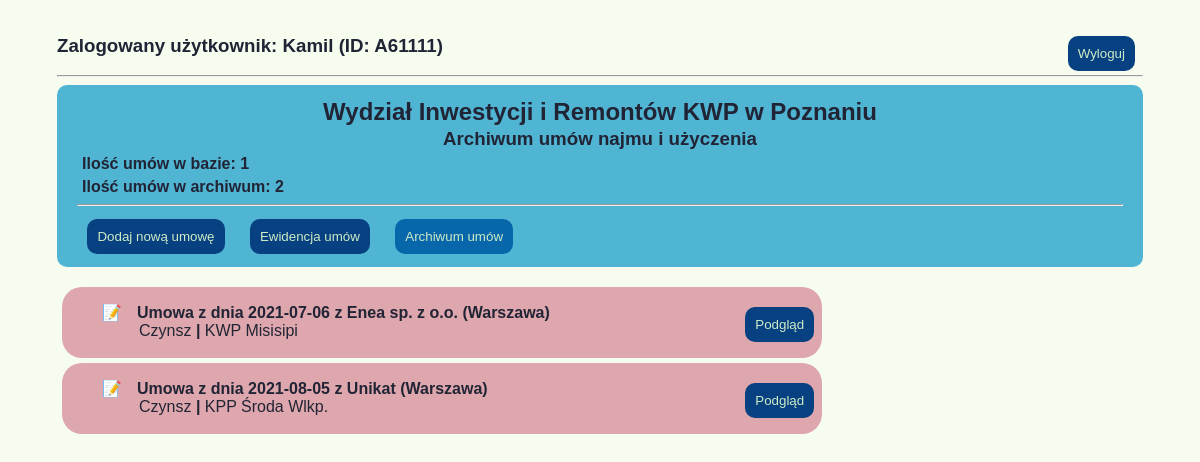
/umowy/archiwum/ (signed in), run on an earlier commit of the app's database.
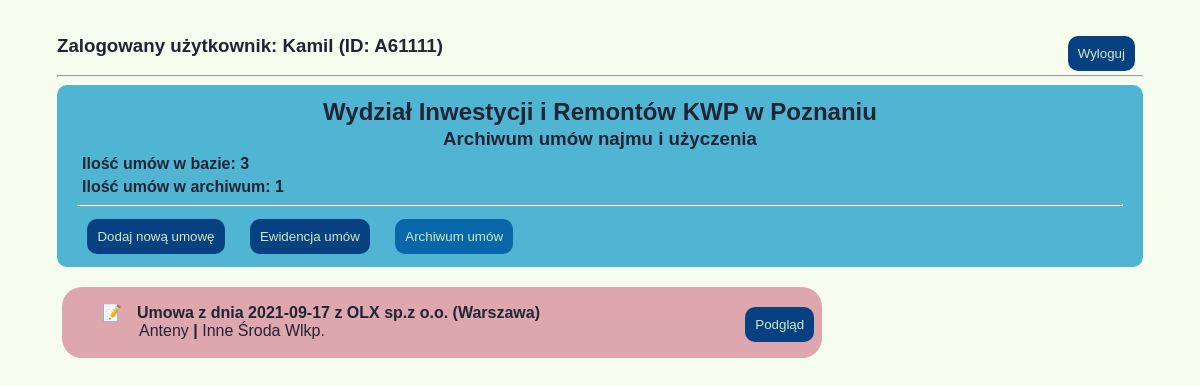
And on a later commit of the database.
### umowyapp/models.py (models this page shows)
class Umowy(models.Model):
    data_umowy = models.DateField(null=False)
    nr_umowy = models.CharField(max_length=20, null=True, default="BRAK")
    nazwa_uzyczajacego = models.CharField(max_length=30, null=True)
    adres_uzyczajacego = models.CharField(max_length=30, null=True)
    kod_pocztowy_uzyczajacego = models.CharField(max_length=6, null=True)
    miasto_uzyczajacego = models.CharField(max_length=20, null=True)
    okres_obowiazywania = models.DateField(blank=True, default="")
    typ_umowy = models.ForeignKey(Rodzaj_umowy, on_delete=models.CASCADE, null=False)
    pow_uzyczona = models.FloatField(max_length=4, null=True, blank=True)
    rodzaj_kosztow_prad = models.BooleanField()
    informacje_prad = models.TextField(null=True, default="---Niezbędne informacje---")
    rodzaj_kosztow_gaz = models.BooleanField()
    informacje_gaz = models.TextField(null=True, default="---Niezbędne informacje---")
    rodzaj_kosztow_woda = models.BooleanField()
    informacje_woda = models.TextField(null=True, default="---Niezbędne informacje---")
    rodzaj_kosztow_co = models.BooleanField()
    informacje_co = models.TextField(null=True, default="---Niezbędne informacje---")
    powiaty_jedn = models.ForeignKey(Powiaty_Wlkp, on_delete=models.CASCADE)
    rodzaj_jedn = models.ForeignKey(Rodzaje_jednostek, on_delete=models.CASCADE, null=True)
    adres_jedn = models.CharField(max_length=30, null=True)
    miasto_jedn = models.CharField(max_length=20, null=True)
    kod_pocztowy_jedn = models.CharField(max_length=6, null=True)
    skan_umowy = models.FileField(upload_to='umowy_pdf', null=True, blank=True)
    stan_umowy = models.ForeignKey(Stan_umow, on_delete=models.CASCADE, null=True)
    deleted = models.BooleanField(null=False, default=0)
    def __str__(self):
        return self.umowa_z_data()
    def umowa_z_data(self):
        return "Umowa z dnia {} z {} ({})".format(self.data_umowy, self.nazwa_uzyczajacego, self.miasto_uzyczajacego)

class Rodzaj_umowy(models.Model):
    rodz_um = models.CharField(max_length=6, null=True)
    def __str__(self):
        return self.rodzaj_um()
    def rodzaj_um(self):
        return "{}".format(self.rodz_um)

class Rodzaje_jednostek(models.Model):
    rodzaj = models.CharField(max_length=4, null=False)
    def __str__(self):
        return self.rodzaj_jedn()
    def rodzaj_jedn(self):
        return "{}".format(self.rodzaj)

### umowyapp/views.py (the view)
# urls.py: path('archiwum/', archiwalne_umowy, name="archiwalne_umowy"),
@login_required
def archiwalne_umowy(request):
    archiwalne = Umowy.objects.filter(deleted=1)
    wszystkie = Umowy.objects.filter(deleted=0)
    return render(request, 'archiwum.html', {'archiwalne': archiwalne, 'wszystkie': wszystkie})

### templates/archiwum.html (shortened to what this page needs)
{%extends 'start.html'%}
{%block strona%}
{% if user.is_authenticated%}
<div  class="element_login">
    <div class="user_name">
        <h3>Zalogowany użytkownik: {{user.first_name}} (ID: {{ user.username}})</h3>
    </div>
    <div class="button-logout">
        <a href="{%url 'logout'%}"><button class="button-general">Wyloguj</button></a>
    </div>
</div>
    {%else%}
        <a href="{%url 'login'%}">Login</a>
    {%endif%}
<hr>
<div class="ewidencja-title">
    <h2 class="title">Wydział Inwestycji i Remontów KWP w Poznaniu</h2>
    <h3 class="title">Archiwum umów najmu i użyczenia</h3>
    <h4 class="info-umowy">Ilość umów w bazie: {{wszystkie|length}}</h4>
    <h4 class="info-umowy">Ilość umów w archiwum: {{archiwalne|length}}</h4>
<hr>
    <nav>
        <a href="{% url 'nowe_umowy'%}"><button class="button-general button-menu">Dodaj nową umowę</button></a>
        <a href="{% url 'wszystkie_umowy'%}"><button class="button-general button-menu">Ewidencja umów</button></a>
        <a href="{% url 'archiwalne_umowy'%}"><button class="button-general button-menu active">Archiwum umów</button></a>
    </nav>
</div>
{%for umowa in archiwalne%}
<main class="lista archiwum">
    <ul class="lista_umow">
        <li class="lista-option">
            <p class="znacznik"><b>{{umowa}} </b></p>
            <p class="info">{{umowa.typ_umowy}} <b>|</b> {{umowa.rodzaj_jedn}} {{umowa.miasto_jedn}}</p>
        </li>
    </ul>
    <div>
        <a href="{% url 'podglad_umowy' umowa.id %}"><button class="button-general">Podgląd</button></a>
    </div>
</main>
{%endfor%}
{%endblock%}

What changed in the data, as far as the page shows it:
no longer on this page (row edited): Umowy: data_umowy+nazwa_uzyczajacego+miasto_uzyczajacego "Umowa z dnia 2021-07-06 z Enea sp. z o.o. (Warszawa)", typ_umowy "Czynsz", rodzaj_jedn "KWP", miasto_jedn "Misisipi"
no longer on this page (row edited): Umowy: data_umowy+nazwa_uzyczajacego+miasto_uzyczajacego "Umowa z dnia 2021-08-05 z Unikat (Warszawa)", typ_umowy "Czynsz", rodzaj_jedn "KPP", miasto_jedn "Środa Wlkp."
now on this page (row edited): Umowy: data_umowy+nazwa_uzyczajacego+miasto_uzyczajacego "Umowa z dnia 2021-09-17 z OLX sp.z o.o. (Warszawa)", typ_umowy "Anteny", rodzaj_jedn "Inne", miasto_jedn "Środa Wlkp."
Also different on the page:
{{ wszystkie|length }}: "1" → "3"
{{ archiwalne|length }}: "2" → "1"
